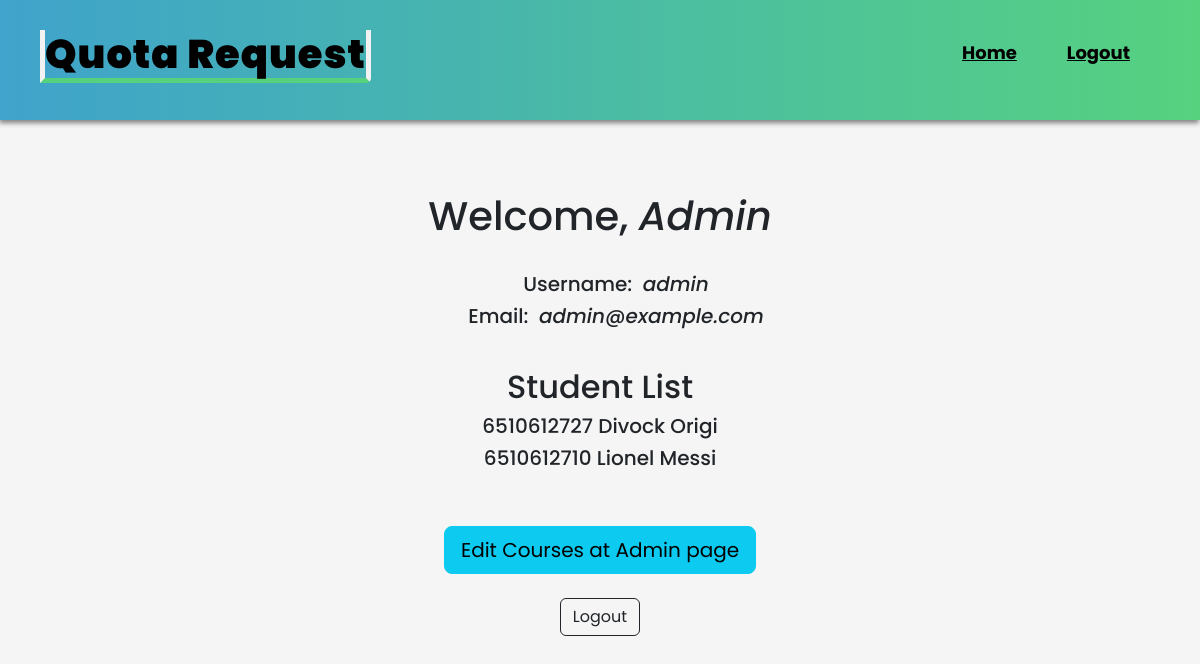
Before: / (signed in) with the older database file.
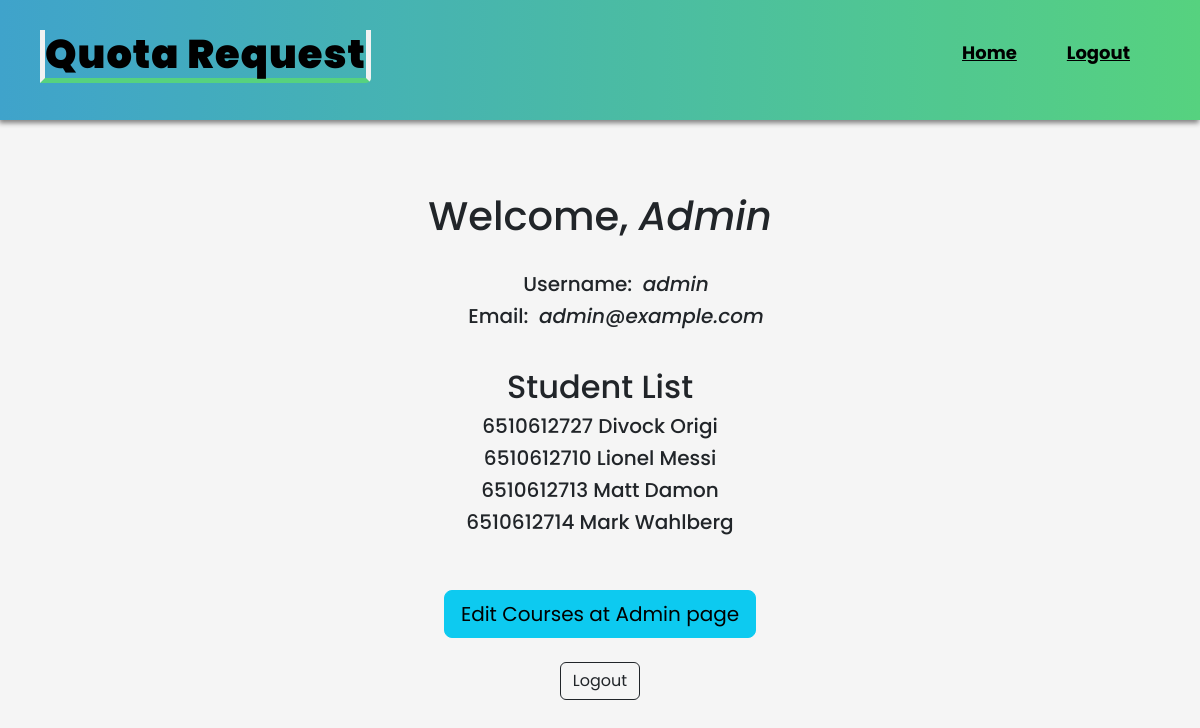
After: the same page with the newer database file.
### users/models.py (models this page shows)
class Student(models.Model):
    user = models.OneToOneField(User, on_delete=models.CASCADE, related_name='student_user', null=True)
    std_id = models.CharField(max_length=10, verbose_name='Student ID', null=True)
    std_first = models.CharField(max_length=200, verbose_name='First Name', null=True)
    std_last = models.CharField(max_length=200, verbose_name='Last Name', null=True)
    b_date = models.DateField(verbose_name='Birth Date', blank=True, help_text='format: YYYY-MM-DD', null=True)
    gender = models.CharField(max_length=10, choices=[('Male', 'Male'),('Female', 'Female'),('Other', 'Other')], null=True)
    email = models.CharField(max_length=200, null=True)
    def __str__(self):
        return f'{self.std_id} {self.std_first} {self.std_last}'

### users/views.py (the view, shortened to what this page needs)
# urls.py: path("", userview.index),
def index(request):
    if not request.user.is_authenticated:
        return HttpResponseRedirect(reverse('users:login'))
    else:
        all_students = Student.objects.all()
        if request.user.is_superuser:
            return render(request, 'users/index.html', {
                'all_students': all_students,
            })

### users/templates/users/index.html (shortened to what this page needs)
{% extends 'users/layout.html' %}
{% block navbar %}
    {% if user.is_superuser %}
        <li><a href="{% url 'users:index' %}">Home</a></li>
        <li><a href="{% url 'users:logout' %}">Logout</a></li>
    {% else %}
        <li><a href="{% url 'users:index' %}">My Courses</a></li>
        <li><a href="{% url 'users:logout' %}">Logout</a></li>
    {% endif %}
{% endblock %}
{% block body %}
<div class="container">
    <center>
    <div class="index">
        <div class="content">
            <div class="checkauth">
                <br><br><br>
                {% if user.is_superuser %}
                    <h1>Welcome, <i>{{ request.user.username.title }}</i></h1><br>
                    <ul>
                        <li><h5>Username: &nbsp;<i>{{ request.user.username }}</i></h5></li>
                        <li><h5>Email: &nbsp;<i>{{ request.user.email }}</i></h5></li>
                    </ul>
                    <br>
                    <h2>Student List</h2>
                    {% for std in all_students %}
                        {% if std.is_superuser %}
                            <p style="display: inline;">----------------------</p>
                        {% else %}
                            <li><h5>{{ std }}</h5></li>
                        {% endif %}
                    {% empty %}
                        <li>No Student.</li>
                    {% endfor %}
                    <br><br>
                    <a href="/admin" class="btn btn-info btn-lg">Edit Courses at Admin page</a>
                {% endif %}
            </div>
            <br>
            <a href="{% url 'users:logout' %}" class="btn btn-outline-dark">Logout</a><br><br><br>
        </div>
    </div>
    </center>
</div>
{% endblock %}

### users/templates/users/layout.html (shortened to what this page needs)
<!DOCTYPE html>
<html lang="en">
<head>
    <link href="https://cdn.jsdelivr.net/npm/bootstrap@5.2.0/dist/css/bootstrap.min.css" rel="stylesheet">
    {% load static %}
    <link rel="stylesheet" type="text/css" href="{% static 'css/style.css' %}">
</head>
<body>
    <header>
        <div class="navbar">
            <h1 class="logo">Quota Request</h1>
            <div class="menu">
                <ul>
                    {% block navbar %}
                    {% endblock %}
                </ul>
            </div>
        </div>
    </header>
    {% block body %}
    {% endblock %}
</body>
</html>

### users/static/css/style.css (style rules this page uses)
* { margin: 0; padding: 0; box-sizing: border-box; list-style: none; text-decoration: none; font-family: 'Poppins'; }
body { background: whitesmoke; }
.navbar { background: linear-gradient(to right,#42acd6,#5add86); filter: brightness(95%); position: relative; width: 100%; height: 120px; margin: 0 auto; display: flex; justify-content: space-between; align-items: center; box-shadow: -1px 3px 5px #868686; }
.navbar .logo { position: relative; margin-left: 40px; font-size: 40px; font-weight: 1000; letter-spacing: 1px; color: #000; border: 1px solid #fff; border-width: 5px; border-top: none; border-bottom-color: #5add86; border-bottom-right-radius: 5px; }
.menu ul { display: flex; margin-right: 45px; }
.menu ul li a { padding: 0 25px; font-weight: bold; color: #000; font-size: 18px; transition: .3s; }

Changed rows visible on the page:
added Student: std+std_first+std_last "6510612713 Matt Damon"
added Student: std+std_first+std_last "6510612714 Mark Wahlberg"
